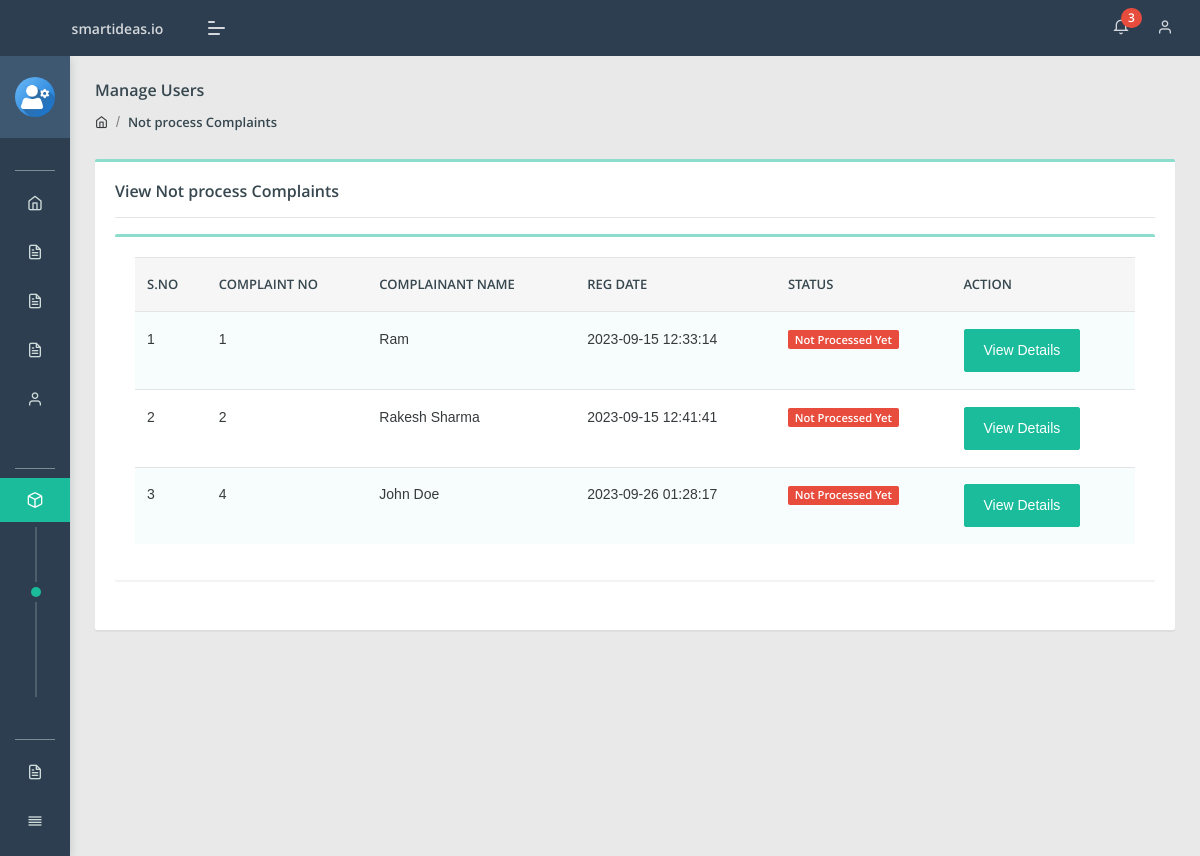
Page /admin/notprocess-complaint.php (signed in) on the earlier database version.
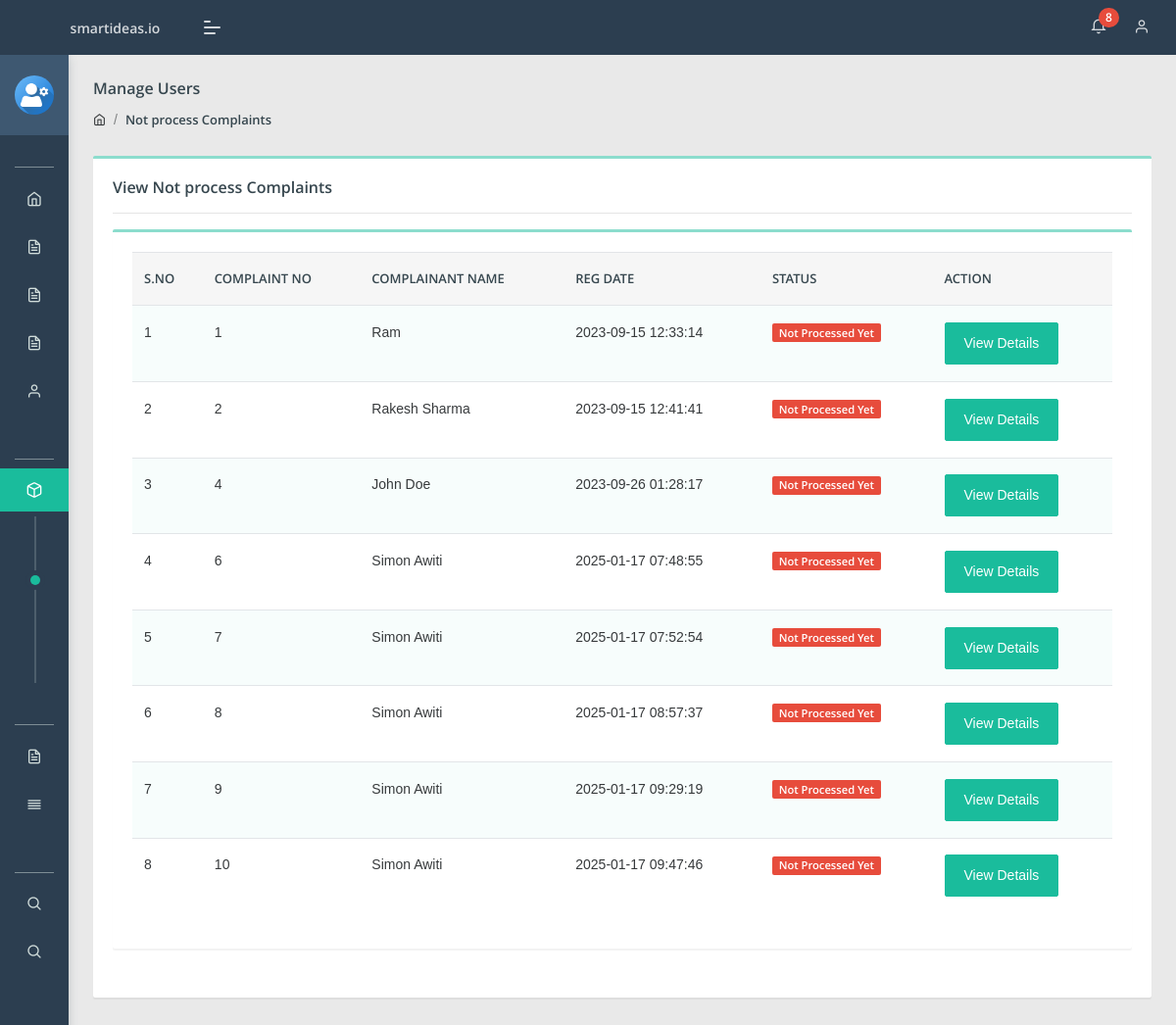
Same page on the later database version.
### tables this page shows
CREATE TABLE `tblcomplaints` (
  `complaintNumber` int NOT NULL AUTO_INCREMENT,
  `userId` int DEFAULT NULL,
  `category` int DEFAULT NULL,
  `complaintType` varchar(255) DEFAULT NULL,
  `state` varchar(255) DEFAULT NULL,
  `noc` varchar(255) DEFAULT NULL,
  `complaintDetails` mediumtext,
  `complaintFile` varchar(255) DEFAULT NULL,
  `regDate` timestamp NULL DEFAULT CURRENT_TIMESTAMP,
  `status` varchar(50) DEFAULT NULL,
  `lastUpdationDate` timestamp NULL DEFAULT NULL ON UPDATE CURRENT_TIMESTAMP,
  `contact` varchar(50) DEFAULT NULL,
  PRIMARY KEY (`complaintNumber`)
);

CREATE TABLE `users` (
  `id` int NOT NULL AUTO_INCREMENT,
  `fullName` varchar(255) DEFAULT NULL,
  `userEmail` varchar(255) DEFAULT NULL,
  `password` varchar(255) DEFAULT NULL,
  `contactNo` bigint DEFAULT NULL,
  `address` tinytext,
  `State` varchar(255) DEFAULT NULL,
  `country` varchar(255) DEFAULT NULL,
  `pincode` int DEFAULT NULL,
  `userImage` varchar(255) DEFAULT NULL,
  `regDate` timestamp NOT NULL DEFAULT CURRENT_TIMESTAMP,
  `updationDate` timestamp NULL DEFAULT NULL,
  `status` int DEFAULT NULL,
  PRIMARY KEY (`id`)
);

### admin/notprocess-complaint.php (the view, shortened to what the changed rows need)
<?php
include('include/config.php');
if(strlen($_SESSION['aid'])==0)
    {
header('location:index.php');
}
else{
?>
<!DOCTYPE html>
<html lang="en">
<head>
    <link rel="stylesheet" href="assets/css/style.css">
</head>
<body class="">
	<?php include('include/sidebar.php');?>
	<?php include('include/header.php');?>
<section class="pcoded-main-container">
    <div class="pcoded-content">
        <div class="page-header">
            <div class="page-block">
                <div class="row align-items-center">
                    <div class="col-md-12">
                        <div class="page-header-title">
                            <h5 class="m-b-10">Manage Users</h5>
                        </div>
                        <ul class="breadcrumb">
                            <li class="breadcrumb-item"><a href="dashboard.php"><i class="feather icon-home"></i></a></li>
                            <li class="breadcrumb-item"><a href="notprocess-complaint.php">Not process Complaints</a></li>
                        </ul>
                    </div>
                </div>
            </div>
        </div>
        <div class="row">
            <div class="col-sm-12">
                <div class="card">
                    <div class="card-body">
                        <h5>View Not process Complaints</h5>
                        <hr>
                      <div class="row">
                            <div class="col-xl-12">
                <div class="card">
                    <div class="card-body table-border-style">
                        <div class="table-responsive">
                            <table class="table table-striped">
                                <thead>
                                        <tr><th>S.No</th>
											<th>Complaint No</th>
											<th>Complainant Name</th>
											<th>Reg Date</th>
											<th>Status</th>
											<th>Action</th>
										</tr>
                                </thead>
                                <tbody>
                                    <?php $query=mysqli_query($con,"select tblcomplaints.*,users.fullName as name from tblcomplaints join users on users.id=tblcomplaints.userId where tblcomplaints.status is null ");
$cnt=1;
while($row=mysqli_fetch_array($query))
{
?>
                                        <tr>
                                            <td><?php echo htmlentities($cnt);?></td>
                                            <td><?php echo htmlentities($row['complaintNumber']);?></td>
                                            <td><?php echo htmlentities($row['name']);?></td>
                                            <td> <?php echo htmlentities($row['regDate']);?></td>
                                                                      <td>
                                                <?php $status=$row['status'];
                                                if($status==''): ?>
                                                <span class="badge badge-danger">Not Processed Yet</span>
                                            <?php elseif($status=='in process'):?>
                                             <span class="badge badge-warning">In Process</span>
                                         <?php elseif($status=='closed'):?>
                                             <span class="badge badge-success">Closed</span>
                                         <?php endif;?>
</td>
<td>   <a href="complaint-details.php?cid=<?php echo htmlentities($row['complaintNumber']);?>" class="btn btn-primary"> View Details</a>
											</td>
                                        </tr>
                                        <?php $cnt=$cnt+1; } ?>
                                </tbody>
                            </table>
                        </div>
                    </div>
                </div>
            </div>
                        </div>
                    </div>
                </div>
            </div>
        </div>
    </div>
</section>
</body>
</html>
<?php } ?>

### admin/include/sidebar.php (shortened to what the changed rows need)
<nav class="pcoded-navbar  ">
	<div class="navbar-wrapper  ">
		<div class="navbar-content scroll-div " >
			<div class="">
				<div class="main-menu-header">
					<img class="img-radius" src="assets/images/user/user-gear.png" alt="User-Profile-Image">
					<div class="user-details">
					</div>
				</div>
			</div>
			<ul class="nav pcoded-inner-navbar ">
				<li class="nav-item pcoded-menu-caption">
				</li>
				<li class="nav-item">
				    <a href="dashboard.php" class="nav-link "><span class="pcoded-micon"><i class="feather icon-home"></i></span><span class="pcoded-mtext">Dashboard</span></a>
				</li>
				<li class="nav-item">
				    <a href="category.php" class="nav-link "><span class="pcoded-micon"><i class="feather icon-file-text"></i></span><span class="pcoded-mtext">Add Category</span></a>
				</li>
				<li class="nav-item">
				    <a href="subcategory.php" class="nav-link "><span class="pcoded-micon"><i class="feather icon-file-text"></i></span><span class="pcoded-mtext">Add Subcategory</span></a>
				</li>
				<li class="nav-item">
				    <a href="state.php" class="nav-link "><span class="pcoded-micon"><i class="feather icon-file-text"></i></span><span class="pcoded-mtext">Add State</span></a>
				</li>
				<li class="nav-item">
				    <a href="manage-users.php" class="nav-link "><span class="pcoded-micon"><i class="feather icon-user"></i></span><span class="pcoded-mtext">Manage Users</span></a>
				</li>
				<li class="nav-item pcoded-menu-caption">
				</li>
				<li class="nav-item pcoded-hasmenu">
					<a href="#!" class="nav-link "><span class="pcoded-micon"><i class="feather icon-box"></i></span><span class="pcoded-mtext">Manage Ideas</span></a>
					<ul class="pcoded-submenu">
						<li>
<a href="all-complaint.php">All Ideas</a></li>
						<li>
<a href="notprocess-complaint.php">Not Process Yet</a></li>
						<li>
							<a href="inprocess-complaint.php">In Process</a></li>
						<li><a href="closed-complaint.php">Closed Ideas</a></li>
					</ul>
				</li>
				<li class="nav-item pcoded-menu-caption">
				</li>
				<li class="nav-item">
				    <a href="between-date-userreport.php" class="nav-link "><span class="pcoded-micon"><i class="feather icon-file-text"></i></span><span class="pcoded-mtext">User Reports</span></a>
				</li>
				<li class="nav-item">
				    <a href="between-date-complaintreport.php" class="nav-link "><span class="pcoded-micon"><i class="feather icon-align-justify"></i></span><span class="pcoded-mtext">Ideas Report</span></a>
				</li>
				<li class="nav-item pcoded-menu-caption">
				</li>
				<li class="nav-item">
				    <a href="user-search.php" class="nav-link "><span class="pcoded-micon"><i class="feather icon-search"></i></span><span class="pcoded-mtext">User Search</span></a>
				</li>
				<li class="nav-item">
				    <a href="complaint-search.php" class="nav-link "><span class="pcoded-micon"><i class="feather icon-search"></i></span><span class="pcoded-mtext">Search Idea</span></a>
				</li>
			</ul>
		</div>
	</div>
</nav>

### admin/include/header.php (shortened to what the changed rows need)
<header class="navbar pcoded-header navbar-expand-lg navbar-light header-dark">
				<div class="m-header">
					<a class="mobile-menu" id="mobile-collapse" href="#!"><span></span></a>
					<a href="dashboard.php" class="b-brand">
						<strong>smartideas.io</strong>
					</a>
				</div>
				<div class="collapse navbar-collapse">
					<ul class="navbar-nav ml-auto">
						<li>
							<div class="dropdown">
								<a class="dropdown-toggle" href="#" data-toggle="dropdown">
									<i class="icon feather icon-bell"></i>
									<?php
$rt = mysqli_query($con,"select tblcomplaints.*,users.fullName as name from tblcomplaints join users on users.id=tblcomplaints.userId where tblcomplaints.status is null");
$num1 = mysqli_num_rows($rt);
?>
									<span class="badge badge-pill badge-danger"><?php echo htmlentities($num1)?></span>
								</a>
							</div>
						</li>
						<li>
							<div class="dropdown drp-user">
								<a href="#" class="dropdown-toggle" data-toggle="dropdown">
									<i class="feather icon-user"></i>
								</a>
							</div>
						</li>
					</ul>
				</div>
	</header>

Differences in the rows shown:
added tblcomplaints: complaintNumber "6", userId.fullName "Simon Awiti", regDate "2025-01-17 07:48:55"
added tblcomplaints: complaintNumber "7", userId.fullName "Simon Awiti", regDate "2025-01-17 07:52:54"
added tblcomplaints: complaintNumber "8", userId.fullName "Simon Awiti", regDate "2025-01-17 08:57:37"
added tblcomplaints: complaintNumber "9", userId.fullName "Simon Awiti", regDate "2025-01-17 09:29:19"
added tblcomplaints: complaintNumber "10", userId.fullName "Simon Awiti", regDate "2025-01-17 09:47:46"
Other differences:
$num1: "3" → "8"
